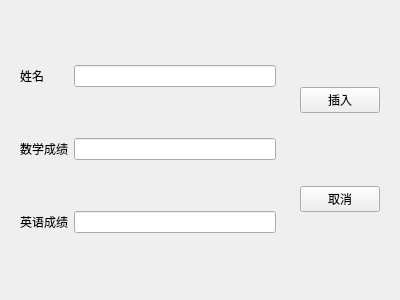
<?xml version="1.0" encoding="UTF-8"?>
<ui version="4.0">
 <class>insert</class>
 <widget class="QWidget" name="insert">
  <property name="geometry">
   <rect>
    <x>0</x>
    <y>0</y>
    <width>400</width>
    <height>300</height>
   </rect>
  </property>
  <property name="windowTitle">
   <string>Form</string>
  </property>
  <layout class="QHBoxLayout" name="horizontalLayout">
   <item>
    <widget class="QWidget" name="widget" native="true">
     <layout class="QGridLayout" name="gridLayout">
      <item row="1" column="0">
       <widget class="QLabel" name="label">
        <property name="text">
         <string>数学成绩</string>
        </property>
       </widget>
      </item>
      <item row="0" column="0">
       <widget class="QLabel" name="label_3">
        <property name="text">
         <string>姓名</string>
        </property>
       </widget>
      </item>
      <item row="1" column="1">
       <widget class="QLineEdit" name="math"/>
      </item>
      <item row="2" column="1">
       <widget class="QLineEdit" name="english"/>
      </item>
      <item row="0" column="1">
       <widget class="QLineEdit" name="name"/>
      </item>
      <item row="2" column="0">
       <widget class="QLabel" name="label_2">
        <property name="text">
         <string>英语成绩</string>
        </property>
       </widget>
      </item>
     </layout>
    </widget>
   </item>
   <item>
    <widget class="QWidget" name="widget_2" native="true">
     <layout class="QVBoxLayout" name="verticalLayout">
      <item>
       <widget class="QPushButton" name="pushButton">
        <property name="text">
         <string>插入</string>
        </property>
       </widget>
      </item>
      <item>
       <widget class="QPushButton" name="pushButton_2">
        <property name="text">
         <string>取消</string>
        </property>
       </widget>
      </item>
     </layout>
    </widget>
   </item>
  </layout>
 </widget>
 <resources/>
 <connections/>
</ui>
